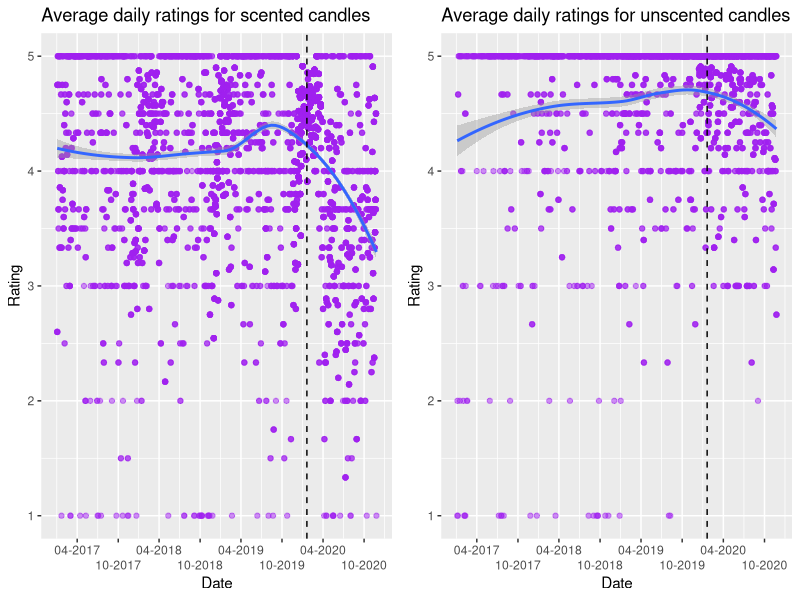

Reproduce this figure in R. (Note: this script raises an error after producing the figure.)
## ---- chunk 1
library(tidyverse)
library(gridExtra)

Scented <- readxl::read_excel("Scented_all.xlsx")
Unscented <- readxl::read_excel("Unscented_all.xlsx")

## ---- chunk 2
Graph_Scented <-
Scented %>% 
  filter(Date > "2017-01-01") %>% 
  group_by(Date) %>% 
  mutate(Rating = mean(Rating)) %>% 
  ggplot() +
    aes(x = as.Date(Date), 
        y = Rating
        ) +
  geom_point(alpha = .5, color = "purple") + #addressing overplotting
  scale_x_date(name = "Date", date_breaks = "6 months", date_labels = "%m-%Y") +
  geom_smooth(method = "loess") +
  geom_vline(xintercept = as.numeric(as.Date("2020-01-20")), linetype = "dashed") +
  ggtitle("Average daily ratings for scented candles") +
  guides(x = guide_axis(n.dodge = 2))
  
Graph_Unscented <-
Unscented %>% 
  filter(Date > "2017-01-01") %>% 
  group_by(Date) %>% 
  mutate(Rating = mean(Rating)) %>% 
  ggplot() +
    aes(x = as.Date(Date), 
        y = Rating
        ) +
  geom_point(alpha = .5, color = "purple") + #addressing overplotting
  scale_x_date(name = "Date", date_breaks = "6 months", date_labels = "%m-%Y") +
  geom_smooth(method = "loess") +
  geom_vline(xintercept = as.numeric(as.Date("2020-01-20")), linetype = "dashed") +
  ggtitle("Average daily ratings for unscented candles") +
  guides(x = guide_axis(n.dodge = 2))

grid.arrange(Graph_Scented, Graph_Unscented, ncol=2)
## ---- chunk 3
Plot_Combined <- Candles_all %>% 
  filter(Date > "2017-01-01") %>% 
  group_by(Date, Scented) %>% 
  mutate(Rating_Mean = mean(Rating)) %>% 
  ggplot(
    aes(x = as.Date(Date),
        y = Rating_Mean,
        shape = Scented,
        color = Scented,
        fill = Scented)
        ) +
  geom_point(alpha = .4) +
  scale_x_date(name = "Date", date_breaks = "6 months", date_labels = "%m-%Y") +
  geom_smooth(method = "loess") +
  geom_vline(xintercept = as.numeric(as.Date("2020-01-20")), linetype = "dashed") +
  scale_y_continuous(name = "Average Rating") +
  ggtitle("Average Candle Reviews For Scented and Unscented Candles") + 
  guides(x = guide_axis(n.dodge = 2)) + 
  scale_color_viridis_d() +
  theme_light()

Plot_Combined
## ---- chunk 4
str_no_scent <- function(x){
  as.numeric(
  	case_when(
  		str_detect(x, "[Nn]o scent") ~ "1", 
  		str_detect(x, "[Nn]o smell") ~ "1",
  		str_detect(x, "[Dd]oes not smell like") ~ "1",
  		str_detect(x, "[Dd]oesn't smell like") ~ "1",
  		str_detect(x, "[Cc]an't smell") ~ "1",
  		str_detect(x, "[Cc]annot smell") ~ "1",
  		str_detect(x, "[Ff]aint smell") ~ "1",
  		str_detect(x, "[Ff]aint scent") ~ "1",
  		str_detect(x, "[Dd]on't smell") ~ "1",
  		str_detect(x, "[Ll]ike nothing") ~ "1",
  		TRUE ~ "0"
  	)
  )
}
## ---- chunk 5
Plot_Scented <- Scented %>% 
  filter(Date >= "2019-01-01") %>%
  mutate(month = lubridate::floor_date(Date, "month"),
         noscent = str_no_scent(Review),
         year = ifelse(Date <= as.Date("2019-12-31"),"2019", "2020")) %>% 
  group_by(as.Date(month), noscent) %>% 
  ggplot() +  aes(x = as.Date(month), y = (..count..)/sum(..count..), color = as.factor(year), fill = as.factor(year)) +
  geom_bar(alpha = .4) +
  stat_summary(aes(y = noscent), fun.data = mean_cl_normal) +
  scale_x_date(name = "Month and Year", date_labels = "%m-%Y", date_breaks = "month", expand = c(0,0)) + 
  scale_y_continuous(name = "Proportion of reviews mentioning 'no scent'") +
  guides(x = guide_axis(n.dodge = 3), color = guide_legend(title = "Year"), fill = guide_legend(title = "Year")) +
  labs(title = "Proportion of reviews mentioning 'no scent'") +
  theme_classic()
  
  
Plot_Scented
